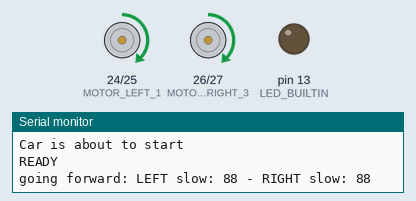
This sketch was run on a simulated Arduino Mega 2560, built with avr-gcc and run on an emulated ATmega2560. Shown: motor-driver pin pairs drawn as motors (green arrow = first pin HIGH = forward, orange = second pin HIGH = backward, longer = more drive, scaled by the enable pin), output pins drawn as LEDs (lit = HIGH), the last lines printed to the serial monitor.

Above: at 1.6 s.
At 36.6 s:
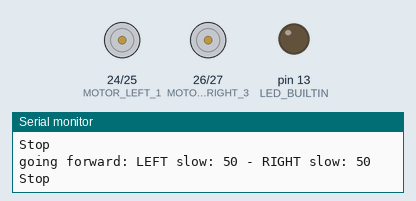
Timing chart, 0 to 39.0 s (numbered marks = the images above):
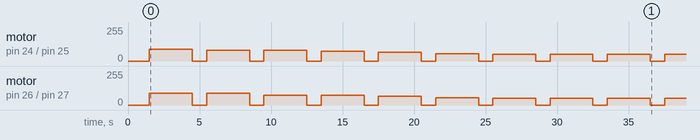

The sketch:

car_motor_test.ino
```cpp
// https://github.com/himanshus2847/Line-Follower-Robot-using-5-Channel-IR/blob/master/Line_follower_5_channel/Line_follower_5_channel.ino
// https://www.youtube.com/watch?v=1uM9K6CzXtI
//
// Original
// #define MOTOR_RIGHT_3 7  //Left Motor MB1
// #define MOTOR_RIGHT_4 5  //Left Motor MB2
// #define mle 6 //Left Motor Enable Pin EB
// #define MOTOR_LEFT_1 4  //Right Motor MA1
// #define MOTOR_LEFT_2 2  //Right Motor MA2
// #define MOTOR_LEFT_ENABLED 3  //Right Motor Enable Pin EA

// LMRIOS I change de motors Left is Right and Right is Left because all the logic was mixed
// motor B cable colors: orange(pin 3), yellow(pin 2), green(pin 4)
// #define MOTOR_RIGHT_3 4  //Right Motor MB1
// #define MOTOR_RIGHT_4 2  //Left Motor MB2
// #define MOTOR_RIGHT_ENABLED 3 //Left Motor Enable Pin EB
// // moto A cable colors: blue(pin 5), violet(pin 7), white(pin 6)
// #define MOTOR_LEFT_1 7  //Right Motor MA1
// #define MOTOR_LEFT_2 5  //Right Motor MA2
// #define MOTOR_LEFT_ENABLED 6  //Right Motor Enable Pin EA

// LMRIOS ArduinoMega Config
// motor A cable colors: grey(pin 2), violet(pin 24), blue(pin 25)
#define MOTOR_LEFT_1 24  //Left Motor IN1
#define MOTOR_LEFT_2 25  //Left Motor IN2
#define MOTOR_LEFT_ENABLED 2  //Left Motor ENA
// motor B cable colors: green(pin 26), yellow(pin 27), orange(pin 3)
#define MOTOR_RIGHT_3 26  //Right Motor IN1
#define MOTOR_RIGHT_4 27  //Right Motor IN2
#define MOTOR_RIGHT_ENABLED 3 //Left Motor ENB


//*************************************************//

void setup() {
  pinMode(MOTOR_LEFT_1, OUTPUT);
  pinMode(MOTOR_LEFT_2, OUTPUT);
  pinMode(MOTOR_RIGHT_3, OUTPUT);
  pinMode(MOTOR_RIGHT_4, OUTPUT);
  pinMode(MOTOR_LEFT_ENABLED, OUTPUT);
  pinMode(MOTOR_RIGHT_ENABLED, OUTPUT);

  Serial.begin(9600); // open the serial port at 9600 bps:
  String msg="Car is about to start";
  Serial.println(msg);

  pinMode(LED_BUILTIN, OUTPUT);


  Serial.println("READY");
  delay(1500);


}


void loop() {

  averiguar_vel_minima();
  /*
  22:27:30.868 -> going forward: LEFT slow: 128 - RIGHT slow: 128
  22:27:33.871 -> Stop
  22:27:34.874 -> going forward: LEFT slow: 120 - RIGHT slow: 120
  22:27:37.912 -> Stop
  22:27:38.872 -> going forward: LEFT slow: 112 - RIGHT slow: 112
  22:27:41.916 -> Stop
  22:27:42.885 -> going forward: LEFT slow: 104 - RIGHT slow: 104
  22:27:45.919 -> Stop
  22:27:46.893 -> going forward: LEFT slow: 96 - RIGHT slow: 96
  22:27:49.883 -> Stop
  22:27:50.883 -> going forward: LEFT slow: 88 - RIGHT slow: 88
  22:27:53.908 -> Stop
  22:27:54.906 -> going forward: LEFT slow: 80 - RIGHT slow: 80 - fue el minimo que registre para ambos motores
  22:27:57.905 -> Stop
  22:27:58.893 -> going forward: LEFT slow: 72 - RIGHT slow: 72 - Solo se movia Motor Izquierdo
  22:28:01.884 -> Stop
  */
  while(1)
  {
  Serial.println("While LOOP 1...");
  delay(15000);
  }
  check_motor_connections_speed();
}

void averiguar_vel_minima() {
  //int speed_slow = 128;
  int speed_slow = 88;

  int cantidad_de_repeticiones = 10;
  int valor_minimo = 50;
  for (int i = 0; i < cantidad_de_repeticiones; i++) {
    Serial.print("going forward: LEFT slow: ");
    Serial.print(speed_slow);
    Serial.print(" - RIGHT slow: ");
    Serial.println(speed_slow);
    motor_left_forward(speed_slow);
    motor_right_forward(speed_slow);
    delay(3000);
    Serial.println("Stop");
    motor_left_stop();
    motor_right_stop();
    delay(1000);

    speed_slow -= 8; // Decrementa speed_slow en 8

    // Opcional: puedes agregar una condición para evitar que speed_slow sea menor que un valor mínimo
    if (speed_slow < valor_minimo) {
      speed_slow = valor_minimo;
    }
  }
}

void check_motor_connections_speed() {
  int speed_slow = 128;
  int speed_fast =  speed_slow + 32;

  Serial.print("going forward: LEFT slow: ");
  Serial.print(speed_slow);
  Serial.print(" - RIGHT fast: ");
  Serial.println(speed_fast);

    motor_left_forward(speed_slow);
    motor_right_forward(speed_fast);
    delay(3000);
  Serial.println("Stop");
    motor_left_stop();
    motor_right_stop();
    delay(1000);


  Serial.print("going forward: LEFT fast: ");
  Serial.print(speed_fast);
  Serial.print(" - RIGHT slow: ");
  Serial.println(speed_slow);

    motor_left_forward(speed_fast);
    motor_right_forward(speed_slow);
    delay(3000);
  Serial.println("Stop");
    motor_left_stop();
    motor_right_stop();
    delay(1000);
}

void motor_left_forward(int speed) {
  analogWrite(MOTOR_LEFT_ENABLED, speed);
  digitalWrite(MOTOR_LEFT_1, HIGH);
  digitalWrite(MOTOR_LEFT_2, LOW);
}

void motor_right_forward(int speed) {
  analogWrite(MOTOR_RIGHT_ENABLED, speed);
  digitalWrite(MOTOR_RIGHT_3, HIGH);
  digitalWrite(MOTOR_RIGHT_4, LOW);
}

void motor_left_stop() {
  analogWrite(MOTOR_LEFT_ENABLED, 0);
  digitalWrite(MOTOR_LEFT_1, LOW);
  digitalWrite(MOTOR_LEFT_2, LOW);
}

void motor_right_stop() {
  analogWrite(MOTOR_RIGHT_ENABLED, 0);
  digitalWrite(MOTOR_RIGHT_3, LOW);
  digitalWrite(MOTOR_RIGHT_4, LOW);
}
```

Measured:
- by itself, motor on pin 26 (MOTOR_RIGHT_3) / pin 27 (MOTOR_RIGHT_4): stopped → forward 88/255 at 1.5 s, → stopped 3.0 s later, → forward 88/255 1.0 s later, → stopped 3.0 s later, … (19 changes in this stretch)
